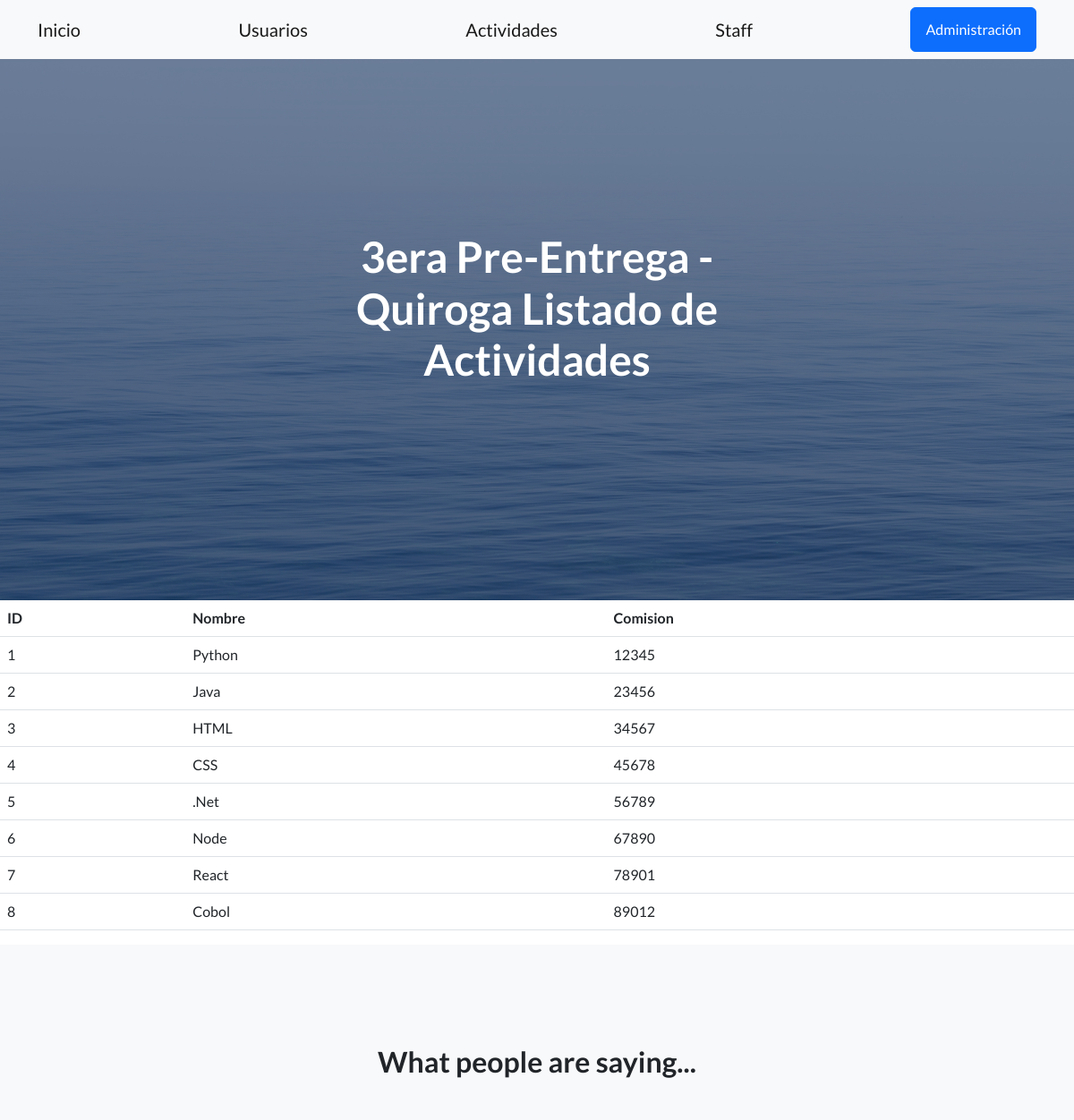
Page /aplicacion/actividades (upper part) on the earlier database version.
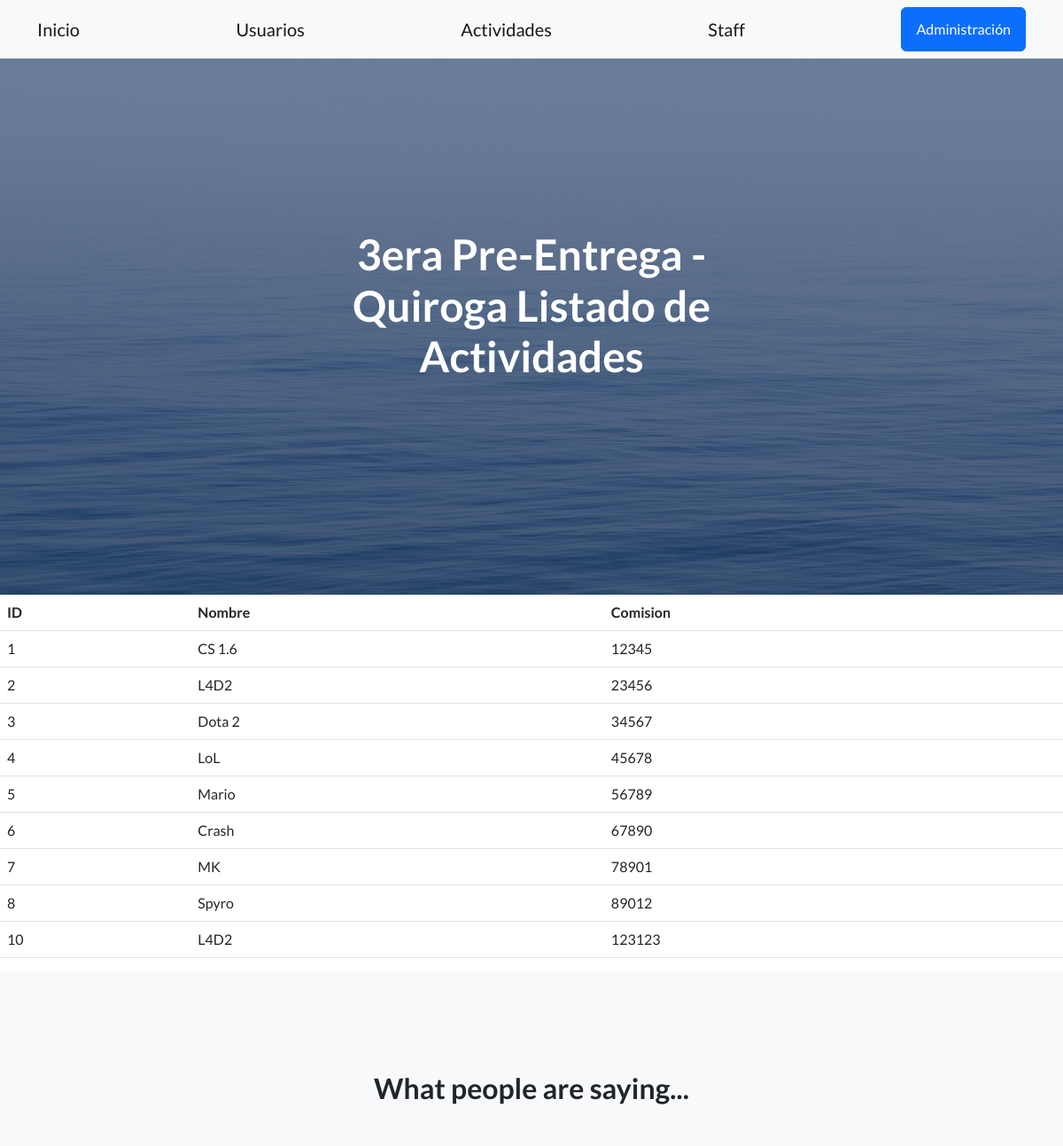
Same page on the later database version.
### aplicacion/models.py (models this page shows)
class Actividad(models.Model):
    nombre = models.CharField(max_length=50)
    comision = models.IntegerField(null=False, blank=False)

### aplicacion/views.py (the view)
# urls.py: path('actividades', actividades, name="actividades"),
def actividades(request):
    ctx = {"actividades": Actividad.objects.all()}
    return render(request, "aplicacion/actividades.html", ctx)

### aplicacion/templates/aplicacion/actividades.html (shortened to what this page needs)
{% extends 'aplicacion/base.html' %}
{% load static %}
{% block header %}
    Listado de Actividades
{% endblock header %}
{% block content %}
<table class="table">
    <thead>
        <tr>
            <th>ID</th>
            <th>Nombre</th>
            <th>Comision</th>
        </tr>
    </thead>
    <tbody>
    {% for actividad in actividades %}
        <tr>
            <td>{{actividad.id}}</td>
            <td>{{actividad.nombre}}</td>
            <td>{{actividad.comision}}</td>
        </tr>
    {% endfor %}
    </tbody>
</table>
{% endblock %}

### aplicacion/templates/aplicacion/base.html (shortened to what this page needs)
<!DOCTYPE html>
<html lang="en">
    <head>
        {% load static %}
        <link href="https://cdn.jsdelivr.net/npm/bootstrap-icons@1.5.0/font/bootstrap-icons.css" rel="stylesheet" type="text/css" />
        <link href="{% static 'aplicacion/css/styles.css' %}" rel="stylesheet" />
    </head>
    <body>
        <nav class="navbar navbar-light bg-light static-top">
            <div class="container">
                <a class="navbar-brand" href="#!">Inicio</a>
                <a class="navbar-brand" href="{% url 'usuarios' %}">Usuarios</a>
                <a class="navbar-brand" href="{% url 'actividades' %}">Actividades</a>
                <a class="navbar-brand" href="{% url 'staff' %}">Staff</a>
                <a class="btn btn-primary" href="{% url 'admin:index' %}">Administración</a>
            </div>
        </nav>
        <header class="masthead">
            <div class="container position-relative">
                <div class="row justify-content-center">
                    <div class="col-xl-6">
                        <div class="text-center text-white">
                            <h1 class="mb-5">
                                3era Pre-Entrega - Quiroga
                                {% block header %}{% endblock header %}
                            </h1>
                        </div>
                    </div>
                </div>
            </div>
        </header>
        {% block content %}
        {% endblock content %}
        <section class="testimonials text-center bg-light">
            <div class="container">
                <h2 class="mb-5">What people are saying...</h2>
            </div>
        </section>
    </body>
</html>

Differences in the rows shown:
changed Actividad id 1: nombre "Python" → "CS 1.6"
changed Actividad id 2: nombre "Java" → "L4D2"
changed Actividad id 3: nombre "HTML" → "Dota 2"
changed Actividad id 4: nombre "CSS" → "LoL"
changed Actividad id 5: nombre ".Net" → "Mario"
changed Actividad id 6: nombre "Node" → "Crash"
changed Actividad id 7: nombre "React" → "MK"
changed Actividad id 8: nombre "Cobol" → "Spyro"
added Actividad: id "10", nombre "L4D2", comision "123123"
